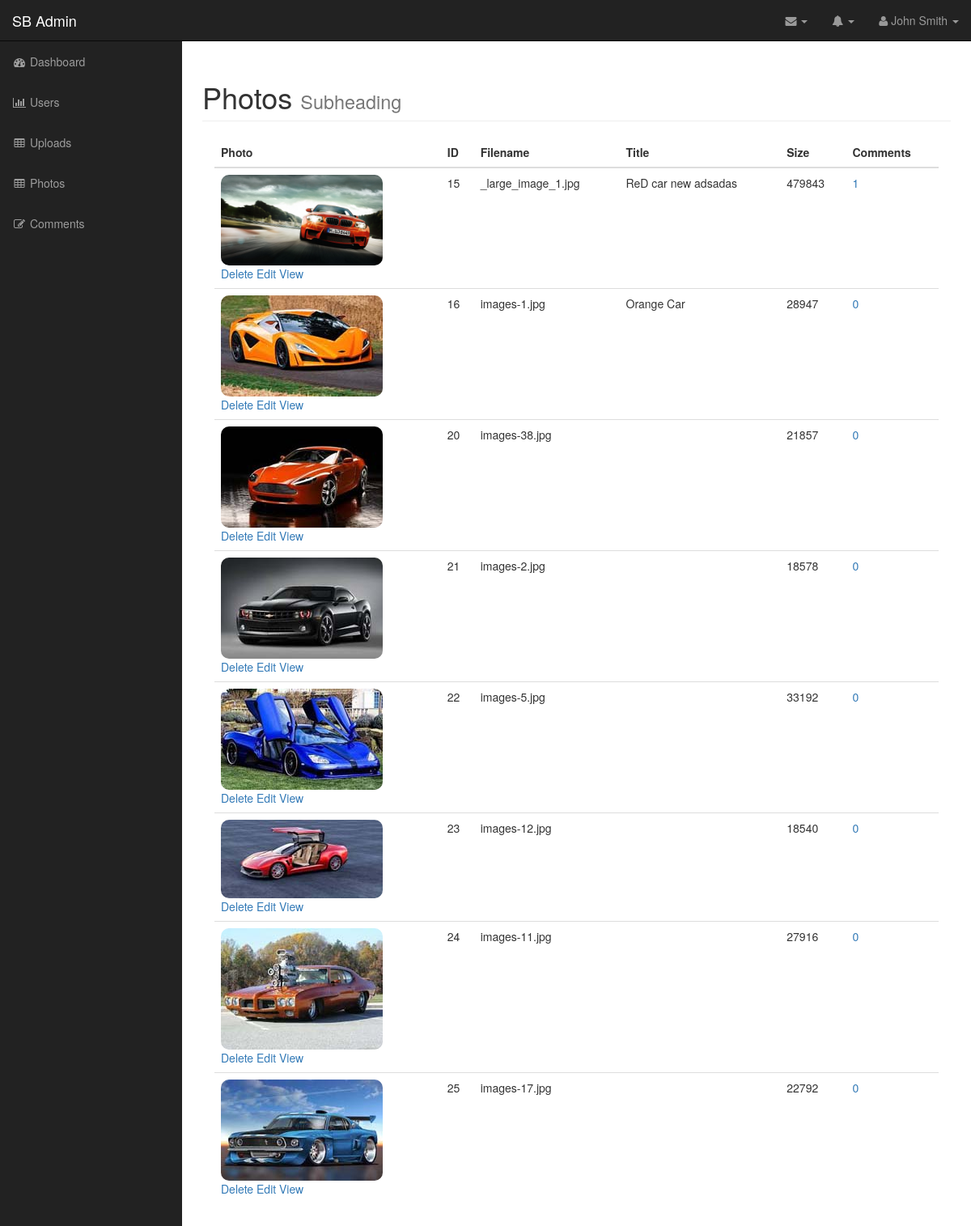
The app's page /admin/photos.php (signed in) with its own data.
### tables this page shows
CREATE TABLE `photos` (
  `id` int(11) NOT NULL,
  `title` varchar(255) NOT NULL,
  `caption` varchar(255) NOT NULL,
  `description` text NOT NULL,
  `filename` varchar(255) NOT NULL,
  `alternate_text` varchar(255) NOT NULL,
  `type` varchar(255) NOT NULL,
  `size` int(11) DEFAULT NULL
);

### admin/includes/database.php (called while the page is built, shortened)
<?php
class Database{
public $connection;
public function open_db_connection(){
$this->connection = new  mysqli(DB_HOST,DB_USER,DB_PASS,DB_NAME);
	}
public function query($sql){
	$result = $this->connection->query($sql);
	return $result;
}
public function escape_string($string){
		$escaped_string =$this->connection->real_escape_string($string);
		return $escaped_string;
}
}
$database = new Database();
 ?>

### admin/includes/db_object.php (called while the page is built, shortened)
<?php
class Db_object {
	public static function find_all(){
	return static::find_this_query("SELECT * FROM " . static::$db_table . " ");
}
public static function find_this_query($sql){
	global $database;
	$result_set = $database->query($sql);
	$the_object_array = array();
	while ($row = mysqli_fetch_array($result_set)) {
		$the_object_array[] =static::instantation($row);
	}
	return $the_object_array;
}
public static function instantation($the_record){
	$the_object = new $calling_class;
	foreach ($the_record as $the_attribute => $value) {
		if ($the_object->has_the_attribute($the_attribute)) {
			$the_object->$the_attribute = $value;
		}
	}
	return $the_object;
}
public function has_the_attribute($the_attribute){
	$object_properties = get_object_vars($this);
	return array_key_exists($the_attribute, $object_properties);
	}
}
 ?>

### admin/includes/photo.php (called while the page is built, shortened)
<?php
class Photo extends Db_object{
		public $filename;
		public $upload_directory = "images";
		public function picture_path(){
			return $this->upload_directory.DS.$this->filename;
		}
}
 ?>

### admin/includes/comment.php (called while the page is built, shortened)
<?php
class Comment extends Db_object{
		protected static $db_table = "comments";
		public static function find_comment($photo_id=0){
			global $database;
			$photo_id = $database->escape_string($photo_id) ;
			$sql = "SELECT * FROM " . self::$db_table . " WHERE ";
			$sql .=	"photo_id = '{$photo_id}' ";
			$sql .= "ORDER BY photo_id ASC";
			return self::find_this_query($sql);
		}
}
 ?>

### admin/photos.php (the view, shortened to what this page needs)
<?php include("includes/header.php"); ?>
 <?php
$photos = Photo::find_all();
  ?>
        <nav class="navbar navbar-inverse navbar-fixed-top" role="navigation">
                <?php include("includes/top_nav.php"); ?>
                <?php include("includes/side_nav.php"); ?>
        </nav>
        <div id="page-wrapper">
             <div class="container-fluid">
                <div class="row">
                    <div class="col-lg-12">
                        <h1 class="page-header">
                           Photos
                            <small>Subheading</small>
                        </h1>
                        <div class="col-md-12">
                            <table class="table table-hover">
                                <thead>
                                    <tr>
                                        <th>Photo</th>
                                        <th>ID</th>
                                        <th>Filename</th>
                                        <th>Title</th>
                                        <th>Size</th>
                                        <th>Comments</th>
                                    </tr>
                                </thead>
                                <tbody>
                                    <?php foreach ($photos as $photo) : ?>
                                    <tr>
                                        <td><img class="admin_photo" src="<?php echo $photo->picture_path() ?>" alt="">
                                        <div class = "pictures_link">
                                            <a href="delete_photo.php?id= <?php echo $photo->id ?>">Delete </a>
                                            <a href="edit_photo.php?id= <?php echo $photo->id ?>">Edit </a>
                                            <a href="../photo.php?id=<?php echo $photo->id ?>">View </a>
                                        </div>
                                        </td>
                                        <td><?php echo $photo->id; ?></td>
                                        <td><?php echo $photo->filename; ?></td>
                                        <td><?php echo $photo->title; ?></td>
                                        <td><?php echo $photo->size; ?></td>
                                        <td>
                                             <a href="comment_photo.php?id=<?php echo $photo->id ?>">
                                            <?php
                                                    $comments= Comment::find_comment($photo->id);
                                                    echo count($comments);
                                             ?>
                                              </a>
                                        </td>
                                    </tr>
                                <?php endforeach; ?>
                                </tbody>
                            </table>
                        </div>
                    </div>
                </div>
            </div>
        </div>
  <?php include("includes/footer.php"); ?>

### admin/includes/header.php (shortened to what this page needs)
<!DOCTYPE html>
<html lang="en">
<head>
    <link href="css/bootstrap.min.css" rel="stylesheet">
    <link href="css/sb-admin.css" rel="stylesheet">
    <link href="font-awesome/css/font-awesome.min.css" rel="stylesheet" type="text/css">
    <link href="css/styles.css" rel="stylesheet">
</head>
<body>
    <div id="wrapper">

### admin/includes/top_nav.php (shortened to what this page needs)
<div class="navbar-header">
    <a class="navbar-brand" href="../index.php">SB Admin</a>
</div>
<ul class="nav navbar-right top-nav">
    <li class="dropdown">
        <a href="#" class="dropdown-toggle" data-toggle="dropdown"><i class="fa fa-envelope"></i> <b class="caret"></b></a>
    </li>
    <li class="dropdown">
        <a href="#" class="dropdown-toggle" data-toggle="dropdown"><i class="fa fa-bell"></i> <b class="caret"></b></a>
    </li>
    <li class="dropdown">
        <a href="#" class="dropdown-toggle" data-toggle="dropdown"><i class="fa fa-user"></i> John Smith <b class="caret"></b></a>
    </li>
</ul>

### admin/includes/side_nav.php
<div class="collapse navbar-collapse navbar-ex1-collapse">
                <ul class="nav navbar-nav side-nav">
                    <li>
                        <a href="index.php"><i class="fa fa-fw fa-dashboard"></i> Dashboard</a>
                    </li>
                    <li>
                        <a href="users.php"><i class="fa fa-fw fa-bar-chart-o"></i> Users</a>
                    </li>
                    <li>
                        <a href="upload.php"><i class="fa fa-fw fa-table"></i> Uploads</a>
                    </li>
                    <li>
                        <a href="photos.php"><i class="fa fa-fw fa-table"></i> Photos</a>
                    </li>
                    <li>
                        <a href="comments.php"><i class="fa fa-fw fa-edit"></i> Comments</a>
                    </li>
                </ul>
            </div>

### admin/includes/footer.php (shortened to what this page needs)
  </div>
</body>
</html>

### admin/css/sb-admin.css (style rules this page uses)
body { margin-top: 100px; background-color: #222; }
@media (min-width:768px) { body { margin-top: 50px; } }
#wrapper { padding-left: 0; }
#page-wrapper { width: 100%; padding: 0; background-color: #fff; }
@media (min-width:768px) { #wrapper { padding-left: 225px; } }
@media (min-width:768px) { #page-wrapper { padding: 10px; } }
.top-nav { padding: 0 15px; }
.top-nav>li { display: inline-block; float: left; }
.top-nav>li>a { padding-top: 15px; padding-bottom: 15px; line-height: 20px; color: #999; }
@media (min-width:768px) { .side-nav { position: fixed; top: 51px; left: 225px; width: 225px; margin-left: -225px; border: none; border-radius: 0; overflow-y: auto; background-color: #222; } }
@media (min-width:768px) { .side-nav>li>a { width: 225px; } }

### admin/css/styles.css (style rules this page uses)
.admin_photo { width: 200px; border-radius: 10px; }

### records on screen
photos: filename (picture), id "15", filename "_large_image_1.jpg", title "ReD car new adsadas", size "479843", count($comments) "1"
photos: filename (picture), id "16", filename "images-1.jpg", title "Orange Car", size "28947", count($comments) "0"
photos: filename (picture), id "20", filename "images-38.jpg", size "21857", count($comments) "0"
photos: filename (picture), id "21", filename "images-2.jpg", size "18578", count($comments) "0"
photos: filename (picture), id "22", filename "images-5.jpg", size "33192", count($comments) "0"
photos: filename (picture), id "23", filename "images-12.jpg", size "18540", count($comments) "0"
photos: filename (picture), id "24", filename "images-11.jpg", size "27916", count($comments) "0"
photos: filename (picture), id "25", filename "images-17.jpg", size "22792", count($comments) "0"
